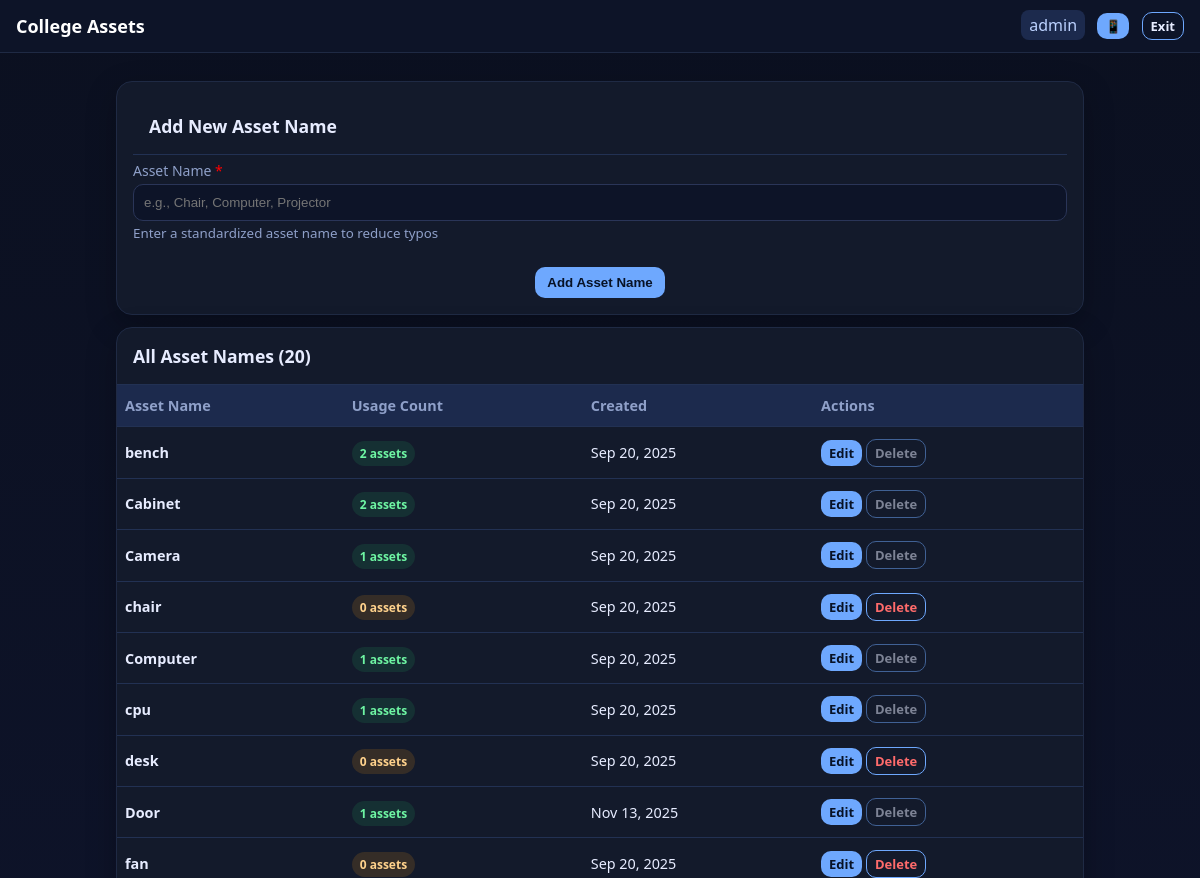
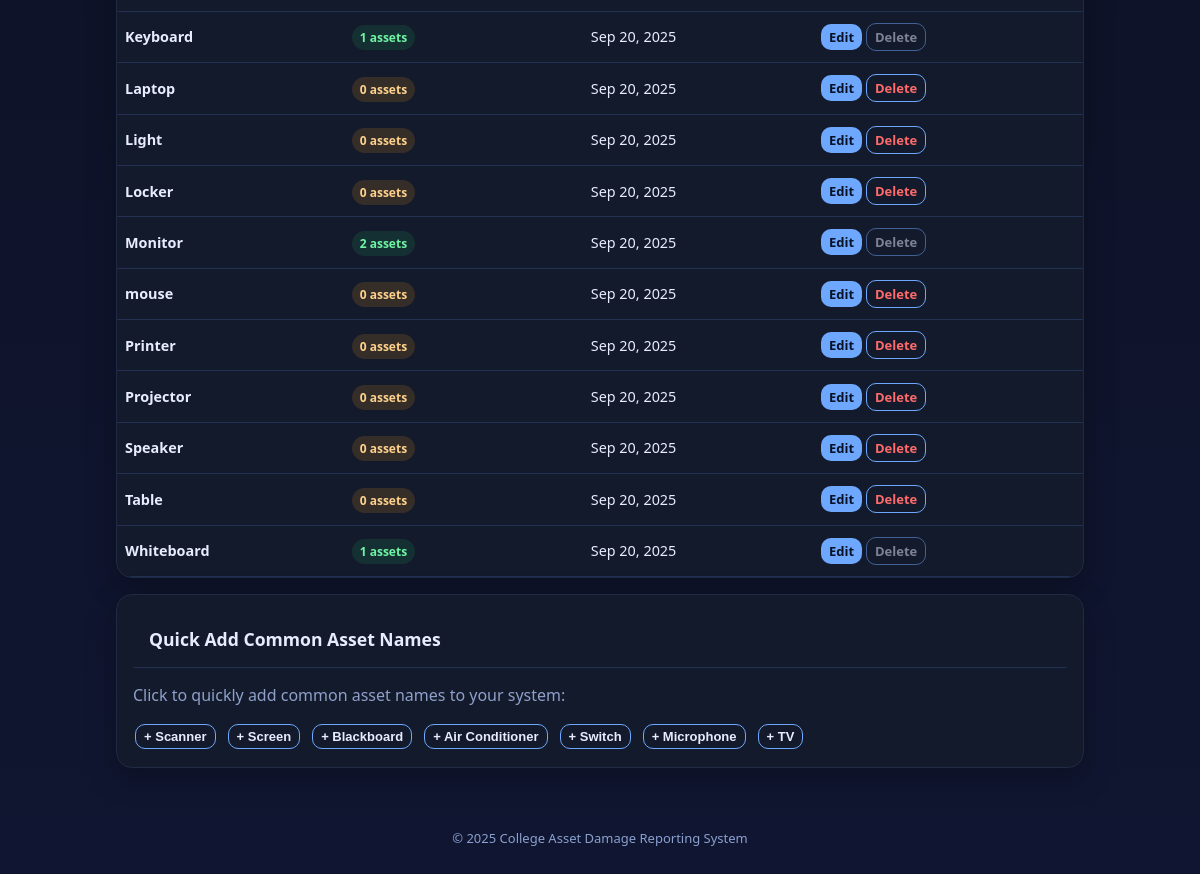
Screenshot of /views/admin/asset_names.php (signed in) with the database file from the repository (2 pictures, top to bottom).
### tables this page shows
CREATE TABLE `asset_names` (
  `id` int(11) NOT NULL,
  `name` varchar(255) NOT NULL,
  `created_at` timestamp NOT NULL DEFAULT current_timestamp()
);

### views/admin/asset_names.php (the view, shortened to what this page needs)
<?php
require_once __DIR__ . '/../../config/init.php';
$editAssetName = null;
$assetNames = $conn->query("
    SELECT an.*, COUNT(a.id) as usage_count
    FROM asset_names an
    LEFT JOIN assets a ON a.asset_name_id = an.id
    GROUP BY an.id
    ORDER BY an.name
");
include __DIR__ . '/../partials/header.php';
?>
<div class="card">
    <h3 class="card-title"><?= $editAssetName ? 'Edit Asset Name' : 'Add New Asset Name' ?></h3>
    <form method="post" class="grid">
        <div>
            <label>Asset Name <span style="color: red;">*</span></label>
            <input class="input" name="name"
                   value="<?= htmlspecialchars($editAssetName['name'] ?? $_POST['name'] ?? '') ?>"
                   required
                   placeholder="e.g., Chair, Computer, Projector"
                   maxlength="255">
            <small style="color: #8fa0c9;">Enter a standardized asset name to reduce typos</small>
        </div>
        <div class="actions" style="text-align: center;">
            <button class="btn" type="submit">
                <?= $editAssetName ? 'Update Asset Name' : 'Add Asset Name' ?>
            </button>
        </div>
    </form>
</div>
<div class="table-card">
    <h3 class="card-title">All Asset Names (<?= $assetNames->num_rows ?>)</h3>
    <div class="table-scroll">
        <table class="table">
            <thead>
                <tr>
                    <th>Asset Name</th>
                    <th>Usage Count</th>
                    <th>Created</th>
                    <th>Actions</th>
                </tr>
            </thead>
            <tbody>
                <?php if ($assetNames->num_rows > 0): ?>
                    <?php while ($assetName = $assetNames->fetch_assoc()): ?>
                        <tr>
                            <td><strong><?= htmlspecialchars($assetName['name']) ?></strong></td>
                            <td>
                                <?php if ($assetName['usage_count'] > 0): ?>
                                    <span class="badge good"><?= $assetName['usage_count'] ?> assets</span>
                                <?php else: ?>
                                    <span class="badge na">0 assets</span>
                                <?php endif; ?>
                            </td>
                            <td><?= date('M j, Y', strtotime($assetName['created_at'])) ?></td>
                            <td>
                                <a href="?edit=<?= (int)$assetName['id'] ?>" class="btn small">Edit</a>
                                <?php if ($assetName['usage_count'] == 0): ?>
                                    <a href="?delete=<?= (int)$assetName['id'] ?>"
                                       class="btn small outline"
                                       onclick="return confirm('Are you sure you want to delete this asset name?')"
                                       style="color: #ff6b6b;">Delete</a>
                                <?php else: ?>
                                    <span class="btn small outline"
                                          style="opacity: 0.5; cursor: not-allowed;"
                                          title="Cannot delete - in use by <?= $assetName['usage_count'] ?> assets">Delete</span>
                                <?php endif; ?>
                            </td>
                        </tr>
                    <?php endwhile; ?>
                <?php endif; ?>
            </tbody>
        </table>
    </div>
</div>
<div class="card">
    <h3 class="card-title">Quick Add Common Asset Names</h3>
    <p style="color: #8fa0c9; margin-bottom: 1rem;">
        Click to quickly add common asset names to your system:
    </p>
    <div class="button-row" style="gap: 8px; flex-wrap: wrap;">
        <?php
        $commonNames = [
            'Chair', 'Desk', 'Table', 'Bench', 'Cabinet', 'Locker',
            'Computer', 'Monitor', 'Keyboard', 'Mouse', 'Printer', 'Scanner',
            'Projector', 'Screen', 'Whiteboard', 'Blackboard',
            'Fan', 'Air Conditioner', 'Light', 'Switch',
            'Speaker', 'Microphone', 'Camera', 'TV'
        ];
        foreach ($commonNames as $commonName):
            $checkStmt = $conn->prepare("SELECT id FROM asset_names WHERE name = ?");
            $checkStmt->bind_param("s", $commonName);
            $checkStmt->execute();
            $exists = $checkStmt->get_result()->fetch_assoc();
        ?>
            <?php if (!$exists): ?>
                <form method="post" style="display: inline;">
                    <button type="submit" class="btn small outline" style="margin: 2px;">
                        + <?= htmlspecialchars($commonName) ?>
                    </button>
                </form>
            <?php endif; ?>
        <?php endforeach; ?>
    </div>
</div>
<?php include __DIR__ . '/../partials/footer.php'; ?>

### assets/css/style.css (style rules this page uses)
:root { --bg: #0b1020; --card: #131a2b; --text: #e7ecff; --muted: #8fa0c9; --accent: #6ea8fe; --good: #27ae60; --bad: #e74c3c; --warn: #f39c12 }
* { box-sizing: border-box }
body { margin: 0; font-family: system-ui, -apple-system, Segoe UI, Roboto, Ubuntu, 'Helvetica Neue', sans-serif; color: var(--text); background: linear-gradient(180deg, #0b1020, #101631) }
a { color: var(--accent); text-decoration: none }
.btn { display: inline-block; padding: 8px 12px; border-radius: 10px; background: var(--accent); color: #071226; border: 0; font-weight: 600 }
.btn.small { padding: 4px 8px; font-size: 13px }
.btn.outline { background: transparent; border: 1px solid var(--accent); color: var(--text) }
.button-row { display: flex; gap: 8px; flex-wrap: wrap }
.card { background: var(--card); border: 1px solid #1f2a44; border-radius: 16px; padding: 16px; margin: 12px 0; box-shadow: 0 10px 30px rgba(0, 0, 0, .25) }
.grid { display: grid; gap: 12px }
.table-card { background: var(--card); border-radius: 16px; overflow: hidden; border: 1px solid #1f2a44; margin-bottom: 1rem; box-shadow: 0 10px 30px rgba(0, 0, 0, 0.25) }
.table-scroll { overflow-x: auto; -webkit-overflow-scrolling: touch }
.card-title { padding: 1rem; margin: 0; border-bottom: 1px solid #223153; font-size: 1.1rem; color: var(--text); font-weight: 600 }
.input, .form-control { width: 100%; padding: 10px; border-radius: 10px; border: 1px solid #2a3558; background: #0d1428; color: #fff }
label { display: block; margin: 6px 0 4px; color: var(--muted); font-size: 14px }
.table { width: 100%; border-collapse: collapse }
.table th, .table td { padding: 10px; border-bottom: 1px solid #223153; text-align: left }
.table { min-width: 600px; width: 100%; border-collapse: collapse }
.table th, .table td { padding: 0.7rem 0.5rem; border-bottom: 1px solid #223153; white-space: nowrap; font-size: 0.9rem }
.table th { background: #1c2a4d; font-weight: 600; color: var(--muted) }
.table td { color: var(--text) }
.badge { padding: 4px 8px; border-radius: 999px; font-size: 12px; font-weight: 700 }
.badge.good { background: rgba(39, 174, 96, .15); color: #6ef5a3 }
.badge.na { background: rgba(243, 156, 18, 0.15); color: #ffd28c }
form .actions { margin-top: 12px }

### rows the page displays
asset_names: name "bench", usage_count "2", created_at "Sep 20, 2025"
asset_names: name "Cabinet", usage_count "2", created_at "Sep 20, 2025"
asset_names: name "Camera", usage_count "1", created_at "Sep 20, 2025"
asset_names: name "chair", shows "0 assets", created_at "Sep 20, 2025"
asset_names: name "Computer", usage_count "1", created_at "Sep 20, 2025"
asset_names: name "cpu", usage_count "1", created_at "Sep 20, 2025"
asset_names: name "desk", shows "0 assets", created_at "Sep 20, 2025"
asset_names: name "Door", usage_count "1", created_at "Nov 13, 2025"
asset_names: name "fan", shows "0 assets", created_at "Sep 20, 2025"
asset_names: name "Keyboard", usage_count "1", created_at "Sep 20, 2025"
asset_names: name "Laptop", shows "0 assets", created_at "Sep 20, 2025"
asset_names: name "Light", shows "0 assets", created_at "Sep 20, 2025"
asset_names: name "Locker", shows "0 assets", created_at "Sep 20, 2025"
asset_names: name "Monitor", usage_count "2", created_at "Sep 20, 2025"
asset_names: name "mouse", shows "0 assets", created_at "Sep 20, 2025"
asset_names: name "Printer", shows "0 assets", created_at "Sep 20, 2025"
asset_names: name "Projector", shows "0 assets", created_at "Sep 20, 2025"
asset_names: name "Speaker", shows "0 assets", created_at "Sep 20, 2025"
asset_names: name "Table", shows "0 assets", created_at "Sep 20, 2025"
asset_names: name "Whiteboard", usage_count "1", created_at "Sep 20, 2025"

### other values shown
$user['role'] "admin"
$assetNames->num_rows "20"
$commonName "Scanner"
$commonName "Screen"
$commonName "Blackboard"
$commonName "Air Conditioner"
$commonName "Switch"
$commonName "Microphone"
$commonName "TV"
